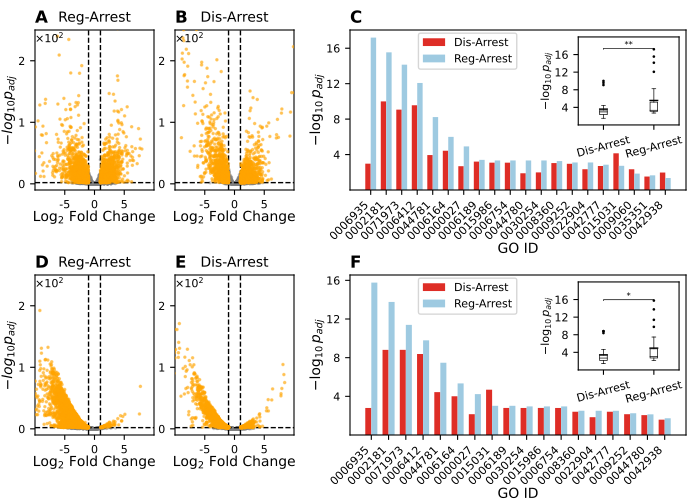

Generate this figure with Python:
import matplotlib.pyplot as plt
import matplotlib as mpl
from figure_functions import PanelFigure
import numpy as np
import pandas as pd
import os
from scipy import stats
from mpl_toolkits.axes_grid1.inset_locator import inset_axes

def panel_A(ax):
    # Load the DEG results
    file_name = 'deseq2_results_regulated.csv'
    path = os.path.join(root_dir, 'results', 'deseq_results', 'from counts', file_name)
    deg_results = pd.read_csv(path, index_col=0)
    # Add a new column for -log10(padj)
    deg_results['-log10(padj)'] = -np.log10(deg_results['padj'].replace(0, 1e-300))  # Avoid log(0)
    # plot the volcano plot
    # values for cutoffs
    p_cutoff = 0.01
    lfc_cutoff = 1
    # Separate the points above the cutoffs
    not_significant = np.logical_or(deg_results['padj'] > p_cutoff, deg_results['log2FoldChange'].abs() < lfc_cutoff)
    gray = deg_results[not_significant]
    highlight = deg_results[~not_significant]
    # Plot gray points (background)
    ax.scatter(gray['log2FoldChange'], gray['-log10(padj)'],
               color='gray', alpha=0.3, s=marker_size)

    # Plot orange (highlighted) points
    ax.scatter(highlight['log2FoldChange'], highlight['-log10(padj)'],
               color='orange', edgecolor='orange', alpha=0.5, s=marker_size, zorder=3)
    ax.set_title('Reg-Arrest', fontsize=fsize)
    # plot second GO term:

    # Add cutoff lines
    ax.axhline(y=-np.log10(p_cutoff), linestyle='--', color='black', label='P-value cutoff', lw=1)
    ax.axvline(x=lfc_cutoff, linestyle='--', color='black', label='Log2FC cutoff', lw=1)
    ax.axvline(x=-lfc_cutoff, linestyle='--', color='black', lw=1)
    ax.set_xticks([-5, 0, 5])
    ax.set_xticklabels([-5, 0, 5], fontsize=fsize-2)
    ax.set_yticks([0, 100, 200])
    ax.set_yticklabels([0, 1, 2], fontsize=fsize-2)
    ax.set_xlabel(r'Log$_2$ Fold Change', fontsize=fsize, labelpad=0)
    ax.set_xlim([-10, 10])
    ax.set_ylim([-10, 250])
    ax.set_ylabel(r'$-log_{10}{p_{adj}}$', fontsize=fsize, labelpad=0)
    ax.text(-10,245, r'$\times10^2$', fontsize=fsize-2, color='black', ha='left', va='top')

def panel_B(ax):
    # Load the DEG results
    file_name = 'deseq2_results_disrupted.csv'
    path = os.path.join(root_dir, 'results', 'deseq_results', 'from counts', file_name)
    deg_results = pd.read_csv(path, index_col=0)
    # Add a new column for -log10(padj)
    deg_results['-log10(padj)'] = -np.log10(deg_results['padj'].replace(0, 1e-300))  # Avoid log(0)
    # plot the volcano plot
    # values for cutoffs
    p_cutoff = 0.01
    lfc_cutoff = 1
    # Separate the points above the cutoffs
    not_significant = np.logical_or(deg_results['padj'] > p_cutoff, deg_results['log2FoldChange'].abs() < lfc_cutoff)
    gray = deg_results[not_significant]
    highlight = deg_results[~not_significant]
    # Plot gray points (background)
    ax.scatter(gray['log2FoldChange'], gray['-log10(padj)'],
               color='gray', alpha=0.3, s=marker_size)

    # Plot orange (highlighted) points
    ax.scatter(highlight['log2FoldChange'], highlight['-log10(padj)'],
               color='orange', edgecolor='orange', alpha=0.5, s=marker_size, zorder=3)
    ax.set_title('Dis-Arrest', fontsize=fsize)
    # plot second GO term:

    # Add cutoff lines
    ax.axhline(y=-np.log10(p_cutoff), linestyle='--', color='black', label='P-value cutoff', lw=1)
    ax.axvline(x=lfc_cutoff, linestyle='--', color='black', label='Log2FC cutoff', lw=1)
    ax.axvline(x=-lfc_cutoff, linestyle='--', color='black', lw=1)
    ax.set_xticks([-5, 0, 5])
    ax.set_xticklabels([-5, 0, 5], fontsize=fsize-2)
    ax.set_yticks([0, 100, 200])
    ax.set_yticklabels([0, 1, 2], fontsize=fsize-2)
    ax.set_xlabel(r'Log$_2$ Fold Change', fontsize=fsize, labelpad=0)
    ax.set_xlim([-10, 10])
    ax.set_ylim([-10, 250])
#    ax.set_ylabel(r'$-log_{10}{p_{adj}}$', fontsize=fsize, labelpad=0)
    ax.text(-10,245, r'$\times10^2$', fontsize=fsize-2, color='black', ha='left', va='top')

def panel_C(ax):
    # compare p-values of GO terms
    # Load the GO enrichment results
    file_name = 'GOATOOLS_GO_enrichment_results_disrupted_down.csv'
    path = os.path.join(root_dir, 'results', 'GO_results', 'from_counts', file_name)
    go_results = pd.read_csv(path)
    # load the second condition
    file_name = 'GOATOOLS_GO_enrichment_results_regulated_down.csv'
    path = os.path.join(root_dir, 'results', 'GO_results', 'from_counts', file_name)
    go_results2 = pd.read_csv(path)
    # filter go terms that appear in both conditions
    common_go_terms = set(go_results['GO_ID']).intersection(set(go_results2['GO_ID']))
    # get the p-values of the common go terms
    go_dict = {}
    for go_term in common_go_terms:
        p_value1 = go_results[go_results['GO_ID'] == go_term]['FDR'].values[0]
        p_value2 = go_results2[go_results2['GO_ID'] == go_term]['FDR'].values[0]
        go_dict[go_term] = [p_value1, p_value2]

    # create a dataframe
    df = pd.DataFrame(go_dict).T
    df.columns = ['SHX', 'Casp']
    df = df.sort_values('Casp', ascending=True)
    # plot bar plot of -log10(p-values) for each GO term
    # Define bar width
    bar_width = 0.35

    # Create bar positions for each group
    x = np.arange(len(df.index))  # the label locations
    shx_values = -np.log10(df['SHX'])
    casp_values = -np.log10(df['Casp'])

    # Plot each bar next to each other
    ax.bar(x - bar_width / 2, shx_values, width=bar_width, label='Dis-Arrest', color='#de2d26')
    ax.bar(x + bar_width / 2, casp_values, width=bar_width, label='Reg-Arrest', color='#9ecae1')

    # Set title and labels
    ax.set_ylabel('$-\log_{10}{p_{adj}}$', fontsize=fsize, labelpad=0)
    ax.set_xlabel('GO ID', fontsize=fsize, labelpad=0)
    ax.set_yticks([4, 8, 12, 16])
    ax.set_xticks(x)  # Set x-ticks to be at the center of each pair
    labels = [val[3:] for val in df.index]
    ax.set_xticklabels(labels, fontsize=fsize - 2, rotation=45, ha='right')  # Set x-tick labels to match the DataFrame index
    # Add legend
    ax.legend(fontsize=fsize-2, loc='upper center', bbox_to_anchor=(0.35, 1.015), ncol=1)
    ax.set_yticklabels([4, 8, 12, 16], fontsize=fsize-2)
    # add inset
    # get samples
    sample1 = np.flip(np.sort(-np.log10(go_results['FDR']).values))
    sample2 = np.flip(np.sort(-np.log10(go_results2['FDR']).values))
    n = np.minimum(len(sample1), len(sample2))
    sample1 = sample1[:n]
    sample2 = sample2[:n]
    # plot boxplots
    inset_ax = inset_axes(ax, width="30%", height="55%", loc='upper right')
    c = "k"
    box = inset_ax.boxplot([sample1, sample2], meanline=True, showmeans=True, patch_artist=True,
                     boxprops=dict(facecolor="None", color=c), whiskerprops=dict(color=c), capprops=dict(color=c),
                     flierprops=dict(markeredgecolor=c, markersize=1), medianprops=dict(color=c))

    for element in ['boxes', 'whiskers', 'caps', 'medians']:
        for item in box[element]:
            item.set_linewidth(0.5)

    for mean_line in box['means']:
        mean_line.set_linewidth(1)
        mean_line.set_color(c)
        mean_line.set_linestyle('solid')

    inset_ax.set_xticklabels(['Dis-Arrest', 'Reg-Arrest'], fontsize=fsize - 2, rotation=15, ha='center')
    inset_ax.set_ylabel('$-\log_{10}{p_{adj}}$', fontsize=fsize - 2, labelpad=0)
    inset_ax.set_yticks([4, 8, 12, 16], )
    inset_ax.set_yticklabels([4, 8, 12, 16], fontsize=fsize - 2)
    # add u-test results
    u_stat, u_p = stats.mannwhitneyu(sample1, sample2)

    # Define the level of significance
    def get_asterisks(p_value):
        if p_value < 0.001:
            return '***'
        elif p_value < 0.01:
            return '**'
        elif p_value < 0.05:
            return '*'
        else:
            return 'ns'  # Not significant

    asterisks = get_asterisks(u_p)
    # Add significance annotation
    x1, x2 = 1, 2  # x-coordinates of the box plots
    y, h = max(max(sample1), max(sample2)) , 0.2  # y-position and height of the annotation
    inset_ax.plot([x1, x1, x2, x2], [y, y + h, y + h, y], lw=.5, color='black')
    inset_ax.text((x1 + x2) * 0.5, y + h / 2, asterisks, ha='center', va='bottom', color='black', fontsize=fsize-4)
    inset_ax.set_ylim(0, 20)


def panel_F(ax):
    # compare p-values of GO terms
    # Load the GO enrichment results
    file_name = 'GOATOOLS_GO_enrichment_results_disrupted_down.csv'
    path = os.path.join(root_dir, 'results', 'GO_results', 'ercc_norm', file_name)
    go_results = pd.read_csv(path)
    # load the second condition
    file_name = 'GOATOOLS_GO_enrichment_results_regulated_down.csv'
    path = os.path.join(root_dir, 'results', 'GO_results', 'ercc_norm', file_name)
    go_results2 = pd.read_csv(path)
    # filter go terms that appear in both conditions
    common_go_terms = set(go_results['GO_ID']).intersection(set(go_results2['GO_ID']))
    # get the p-values of the common go terms
    go_dict = {}
    for go_term in common_go_terms:
        p_value1 = go_results[go_results['GO_ID'] == go_term]['FDR'].values[0]
        p_value2 = go_results2[go_results2['GO_ID'] == go_term]['FDR'].values[0]
        go_dict[go_term] = [p_value1, p_value2]

    # create a dataframe
    df = pd.DataFrame(go_dict).T
    df.columns = ['SHX', 'Casp']
    df = df.sort_values('Casp', ascending=True)
    # plot bar plot of -log10(p-values) for each GO term
    # Define bar width
    bar_width = 0.35

    # Create bar positions for each group
    x = np.arange(len(df.index))  # the label locations
    shx_values = -np.log10(df['SHX'])
    casp_values = -np.log10(df['Casp'])

    # Plot each bar next to each other
    ax.bar(x - bar_width / 2, shx_values, width=bar_width, label='Dis-Arrest', color='#de2d26')
    ax.bar(x + bar_width / 2, casp_values, width=bar_width, label='Reg-Arrest', color='#9ecae1')

    # Set title and labels
    ax.set_ylabel('$-\log_{10}{p_{adj}}$', fontsize=fsize, labelpad=0)
    ax.set_xlabel('GO ID', fontsize=fsize, labelpad=0)
    ax.set_yticks([4, 8, 12, 16])
    ax.set_xticks(x)  # Set x-ticks to be at the center of each pair
    labels = [val[3:] for val in df.index]
    ax.set_xticklabels(labels, fontsize=fsize - 2, rotation=45, ha='right')  # Set x-tick labels to match the DataFrame index
    # Add legend
    ax.legend(fontsize=fsize-2, loc='upper center', bbox_to_anchor=(0.35, 1.015), ncol=1)
    ax.set_yticklabels([4, 8, 12, 16], fontsize=fsize-2)
    # add inset
    # get samples
    sample1 = np.flip(np.sort(-np.log10(go_results['FDR']).values))
    sample2 = np.flip(np.sort(-np.log10(go_results2['FDR']).values))
    n = np.minimum(len(sample1), len(sample2))
    sample1 = sample1[:n]
    sample2 = sample2[:n]
    # plot boxplots
    inset_ax = inset_axes(ax, width="30%", height="55%", loc='upper right')
    c = "k"
    box = inset_ax.boxplot([sample1, sample2], meanline=True, showmeans=True, patch_artist=True,
                     boxprops=dict(facecolor="None", color=c), whiskerprops=dict(color=c), capprops=dict(color=c),
                     flierprops=dict(markeredgecolor=c, markersize=1), medianprops=dict(color=c))

    for element in ['boxes', 'whiskers', 'caps', 'medians']:
        for item in box[element]:
            item.set_linewidth(0.5)

    for mean_line in box['means']:
        mean_line.set_linewidth(1)
        mean_line.set_color(c)
        mean_line.set_linestyle('solid')

    inset_ax.set_xticklabels(['Dis-Arrest', 'Reg-Arrest'], fontsize=fsize - 2, rotation=15, ha='center')
    inset_ax.set_ylabel('$-\log_{10}{p_{adj}}$', fontsize=fsize - 2, labelpad=0)
    inset_ax.set_yticks([4, 8, 12, 16], )
    inset_ax.set_yticklabels([4, 8, 12, 16], fontsize=fsize - 2)
    # add u-test results
    u_stat, u_p = stats.mannwhitneyu(sample1, sample2)

    # Define the level of significance
    def get_asterisks(p_value):
        if p_value < 0.001:
            return '***'
        elif p_value < 0.01:
            return '**'
        elif p_value < 0.05:
            return '*'
        else:
            return 'ns'  # Not significant

    asterisks = get_asterisks(u_p)
    # Add significance annotation
    x1, x2 = 1, 2  # x-coordinates of the box plots
    y, h = max(max(sample1), max(sample2)) , 0.2  # y-position and height of the annotation
    inset_ax.plot([x1, x1, x2, x2], [y, y + h, y + h, y], lw=.5, color='black')
    inset_ax.text((x1 + x2) * 0.5, y + h / 2, asterisks, ha='center', va='bottom', color='black', fontsize=fsize-4)
    inset_ax.set_ylim(0, 20)

def panel_D(ax):
    # Load the DEG results
    file_name = 'deseq2_results_regulated.csv'
    path = os.path.join(root_dir, 'results', 'deseq_results', 'ercc_norm', file_name)
    deg_results = pd.read_csv(path, index_col=0)
    # Add a new column for -log10(padj)
    deg_results['-log10(padj)'] = -np.log10(deg_results['padj'].replace(0, 1e-300))  # Avoid log(0)
    # plot the volcano plot
    # values for cutoffs
    p_cutoff = 0.01
    lfc_cutoff = 1
    # Separate the points above the cutoffs
    not_significant = np.logical_or(deg_results['padj'] > p_cutoff, deg_results['log2FoldChange'].abs() < lfc_cutoff)
    gray = deg_results[not_significant]
    highlight = deg_results[~not_significant]
    # Plot gray points (background)
    ax.scatter(gray['log2FoldChange'], gray['-log10(padj)'],
               color='gray', alpha=0.3, s=marker_size)

    # Plot orange (highlighted) points
    ax.scatter(highlight['log2FoldChange'], highlight['-log10(padj)'],
               color='orange', edgecolor='orange', alpha=0.5, s=marker_size, zorder=3)
    ax.set_title('Reg-Arrest', fontsize=fsize)
    # plot second GO term:

    # Add cutoff lines
    ax.axhline(y=-np.log10(p_cutoff), linestyle='--', color='black', label='P-value cutoff', lw=1)
    ax.axvline(x=lfc_cutoff, linestyle='--', color='black', label='Log2FC cutoff', lw=1)
    ax.axvline(x=-lfc_cutoff, linestyle='--', color='black', lw=1)
    ax.set_xticks([-5, 0, 5])
    ax.set_xticklabels([-5, 0, 5], fontsize=fsize-2)
    ax.set_yticks([0, 100, 200])
    ax.set_yticklabels([0, 1, 2], fontsize=fsize-2)
    ax.set_xlabel(r'Log$_2$ Fold Change', fontsize=fsize, labelpad=0)
    ax.set_xlim([-10, 10])
    ax.set_ylim([-10, 250])
    ax.set_ylabel(r'$-log_{10}{p_{adj}}$', fontsize=fsize, labelpad=0)
    ax.text(-10,245, r'$\times10^2$', fontsize=fsize-2, color='black', ha='left', va='top')

def panel_E(ax):
    # Load the DEG results
    file_name = 'deseq2_results_disrupted.csv'
    path = os.path.join(root_dir, 'results', 'deseq_results', 'ercc_norm', file_name)
    deg_results = pd.read_csv(path, index_col=0)
    # Add a new column for -log10(padj)
    deg_results['-log10(padj)'] = -np.log10(deg_results['padj'].replace(0, 1e-300))  # Avoid log(0)
    # plot the volcano plot
    # values for cutoffs
    p_cutoff = 0.01
    lfc_cutoff = 1
    # Separate the points above the cutoffs
    not_significant = np.logical_or(deg_results['padj'] > p_cutoff, deg_results['log2FoldChange'].abs() < lfc_cutoff)
    gray = deg_results[not_significant]
    highlight = deg_results[~not_significant]
    # Plot gray points (background)
    ax.scatter(gray['log2FoldChange'], gray['-log10(padj)'],
               color='gray', alpha=0.3, s=marker_size)

    # Plot orange (highlighted) points
    ax.scatter(highlight['log2FoldChange'], highlight['-log10(padj)'],
               color='orange', edgecolor='orange', alpha=0.5, s=marker_size, zorder=3)
    ax.set_title('Dis-Arrest', fontsize=fsize)
    # plot second GO term:

    # Add cutoff lines
    ax.axhline(y=-np.log10(p_cutoff), linestyle='--', color='black', label='P-value cutoff', lw=1)
    ax.axvline(x=lfc_cutoff, linestyle='--', color='black', label='Log2FC cutoff', lw=1)
    ax.axvline(x=-lfc_cutoff, linestyle='--', color='black', lw=1)
    ax.set_xticks([-5, 0, 5])
    ax.set_xticklabels([-5, 0, 5], fontsize=fsize-2)
    ax.set_yticks([0, 100, 200])
    ax.set_yticklabels([0, 1, 2], fontsize=fsize-2)
    ax.set_xlabel(r'Log$_2$ Fold Change', fontsize=fsize, labelpad=0)
    ax.set_xlim([-10, 10])
    ax.set_ylim([-10, 250])
#   ax.set_ylabel(r'$-log_{10}{p_{adj}}$', fontsize=fsize, labelpad=0)
    ax.text(-10,245, r'$\times10^2$', fontsize=fsize-2, color='black', ha='left', va='top')
###
# Build figure s4:
fsize = 10
marker_size=2.5
plt.close("all")
root_dir = os.path.dirname(os.path.dirname(os.getcwd()))
pf = PanelFigure(figsize=(7, 5), label_offset=(0, 0.04))
panel_pos = [
    [0.05, 0.62, 0.17, 0.32],  # A
    [0.25, 0.62, 0.17, 0.32],  # B
    [0.5, 0.62, 0.48, 0.32],  # C
    [0.05, 0.13, 0.17, 0.32],  # D
    [0.25, 0.13, 0.17, 0.32],  # E
    [0.5, 0.13, 0.48, 0.32],  # F
]
# panel A:
pf.add_panel(panel_pos[0], draw_func=panel_A, label="A")
# panel B:
pf.add_panel(panel_pos[1], draw_func=panel_B, label="B")
# panel C:
pf.add_panel(panel_pos[2], draw_func=panel_C, label="C")
# panel D:
pf.add_panel(panel_pos[3], draw_func=panel_D, label="D")
# panel E:
pf.add_panel(panel_pos[4], draw_func=panel_E, label="E")
# panel F:
pf.add_panel(panel_pos[5], draw_func=panel_F, label="F")
pf.save("figure_s4.pdf", dpi=300)
plt.show()
